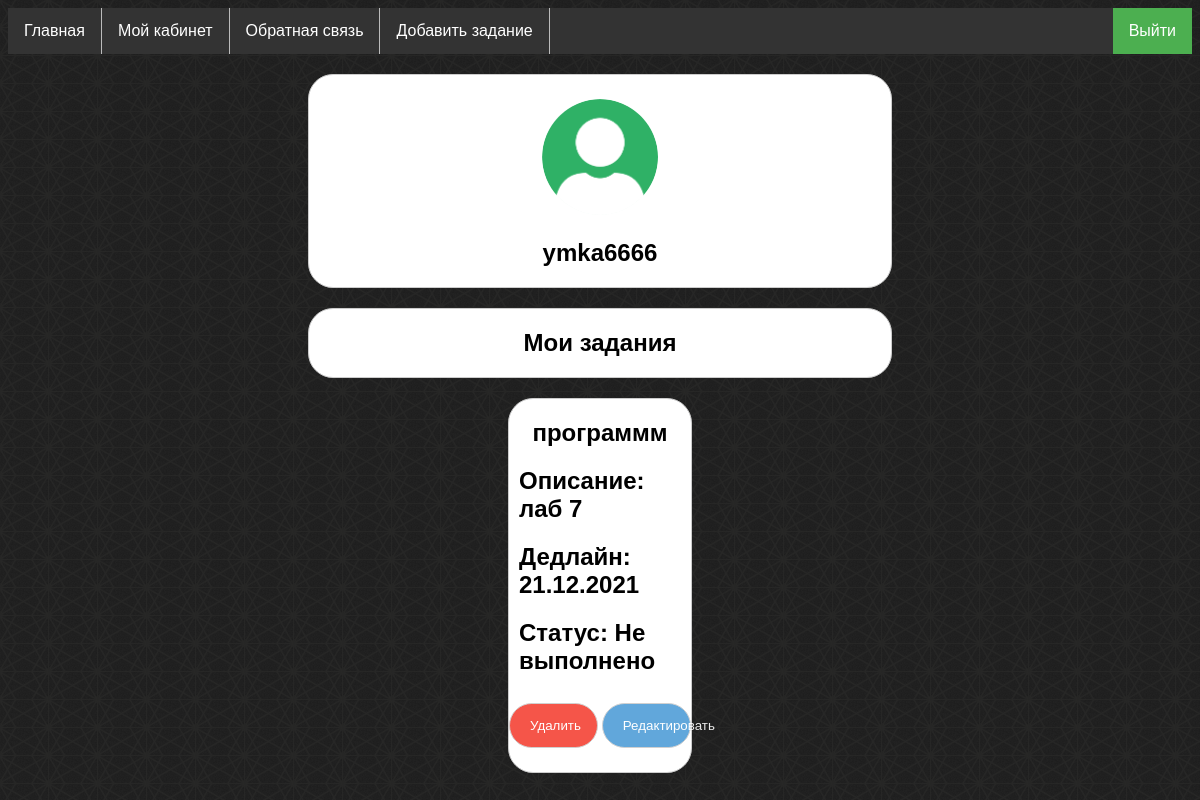
The page /home/ (signed in) on the database its author committed.
### tasks/models.py (models this page shows, shortened)
class Tasks(models.Model):
    title = models.CharField(max_length=255, verbose_name='Заголовок')
    slug = models.SlugField(max_length=255, unique=True, db_index=True, verbose_name='URL')
    content = models.TextField(blank=True, verbose_name='Описание')
    deadline = models.TextField(blank=True, verbose_name='Дедлайн')
    time_create = models.DateTimeField(auto_now_add=True, verbose_name='Время создания')
    time_update = models.DateTimeField(auto_now=True, verbose_name='Время изменения')
    status = models.BooleanField(default=False, verbose_name='Статус')
    added_by = models.ForeignKey(settings.AUTH_USER_MODEL, null=True, blank=True, on_delete=models.SET_NULL)
    class Meta:
        verbose_name = 'Задание'
        verbose_name_plural = 'Задания'
        ordering = ['time_create', ]

### tasks/views.py (the view)
# urls.py: path('home/', taskhome, name='home'),
@login_required(login_url='login')
def taskhome(request):
    tasks = Tasks.objects.filter(added_by=request.user)
    context = {
        'tasks': tasks,
        'menu': menu,
        'menu_tools': menu_tools,
        'title': 'Мой кабинет',
        'username': request.user.username,
    }
    return render(request, 'tasks/home.html', context=context)

### tasks/templates/tasks/home.html (shortened to what this page needs)
{% extends 'tasks/base.html' %}
{% load static %}
{% block content %}
<section>
    <div class="home-page">
        <div class="img-home">
            <img src="{% static 'tasks/images/img_avatar.png' %}" alt="Avatar" class="avatar-home">
            <h1 class="task-title">{{ username }}</h1>
        </div>
    </div>
</section>
<section>
    <div class="home-page">
        <h1 class="my-tasks">Мои задания</h1>
    </div>
</section>
{% for task in tasks %}
<section id="item{{task.pk}}">
    <div class="task-section">
        <h1 class="task-title">{{ task.title }}</h1>
        <h2 class="task-content">Описание: {{ task.content }}</h2>
        <h2 class="task-content">Дедлайн: {{ task.deadline }}</h2>
        {% if task.status %}
            <h2 class="task-content">Статус: Выполнено</h2>
        {% else %}
            <h2 class="task-content">Статус: Не выполнено</h2>
        {% endif %}
        <p>
        <div class="clearfix">
            <form action="{% url 'delete_view' pk=task.pk %}" method="POST">
                <input class="task-button task-delete-button" type="submit" value="Удалить"/>
            </form>
                <button type="button" class="task-button task-update-button" onclick="document.location='task/{{task.slug}}'">Редактировать</button>
        </div>
        </p>
    </div>
</section>
{% endfor %}
{% endblock %}

### tasks/static/tasks/css/styles.css (style rules this page uses)
* { font-family: 'Montserrat', sans-serif; }
body { background: url(../images/background-black.png)!important; border: none; }
.clearfix::after { content: ""; clear: both; display: table; }
.home-page { box-sizing: content-box; margin-top: 20px; margin-left: 300px; margin-right: 300px; border: 1px solid #ccc; border-radius: 25px 25px 25px 25px; background-color: #ffffff; }
.img-home { text-align: center; margin: 24px 0 12px 0; }
.avatar-home { border-radius: 50%; width: 20%; height: 20%; object-fit: cover; }
.my-tasks { text-align: center }
.task-section { box-sizing: content-box; margin-top: 20px; margin-left: 500px; margin-right: 500px; border: 1px solid #ccc; border-radius: 25px 25px 25px 25px; background-color: #ffffff; }
.task-title { text-align: center }
.task-content { text-align: left; margin-left: 10px; }
.task-button { background-color: #509ed8; color: white; padding: 14px 20px; margin: 8px 0; border: 1px solid #ccc; border-radius: 25px 25px 25px 25px; cursor: pointer; width: 100%; opacity: 0.9; }
.task-delete-button { padding: 14px 20px; background-color: #f44336; }
.task-delete-button, .task-update-button { float: left; width: 49%; margin-button: 0; }
.task-update-button { margin-left: 2%; }

### rows shown on the page
Tasks: title "программм", content "лаб 7", deadline "21.12.2021", status "Статус: Не выполнено"

### other values the page prints
{{ m.title }} "Главная" "Мой кабинет" "Обратная связь"
{{ menu_tools.0.title }} "Добавить задание"
{{ username }} "ymka6666"
